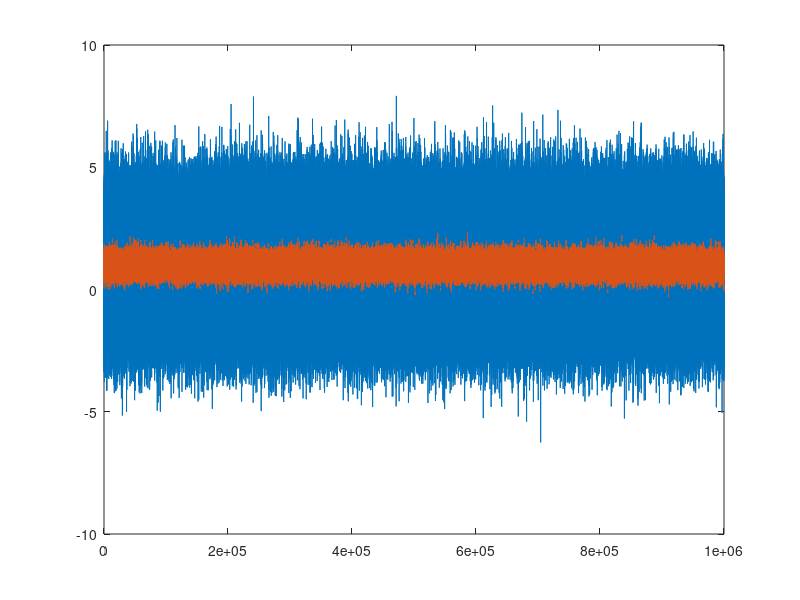

MATLAB code for this plot: (Note: this script raises an error after producing the figure.)
clear all
close all

%% Proceso WGN
Lsim=1000e3;
mu_x = 1;
var_x=2;
xn = mu_x + sqrt(var_x)*randn(Lsim,1);

h_lpf = 1/25*ones(25,1);

yn=filter(h_lpf,1,xn);

figure
plot(xn);
hold all
plot(yn,'--');



% Inc. A
NFFT=1024; %'twoside'
[Pxx,f]=pwelch(xn-mu_x,hanning(128),0,1024,'twoside');
figure
plot(f,Pxx)
grid on

% Inc. B
[Pyy,f]=pwelch(yn-mean(yn),hanning(128),0,1024,'twoside');
hold all
plot(f,Pyy)
grid on

potencia_y_psd = sum(Pyy)*(2*pi/NFFT);
potencia_y_var = var(yn);

%%
H_f = fft(h_lpf,NFFT);
S_y_teorico_0 = var_x/2/pi.*abs(H_f).^2;
S_y_teorico_1 = Pxx       .*abs(H_f).^2;

figure
plot(f,Pyy);
hold all
plot(f,S_y_teorico_0);
plot(f,S_y_teorico_1);
grid on
legend("Procesada","Teorica posta", "Teorica hibrida")





